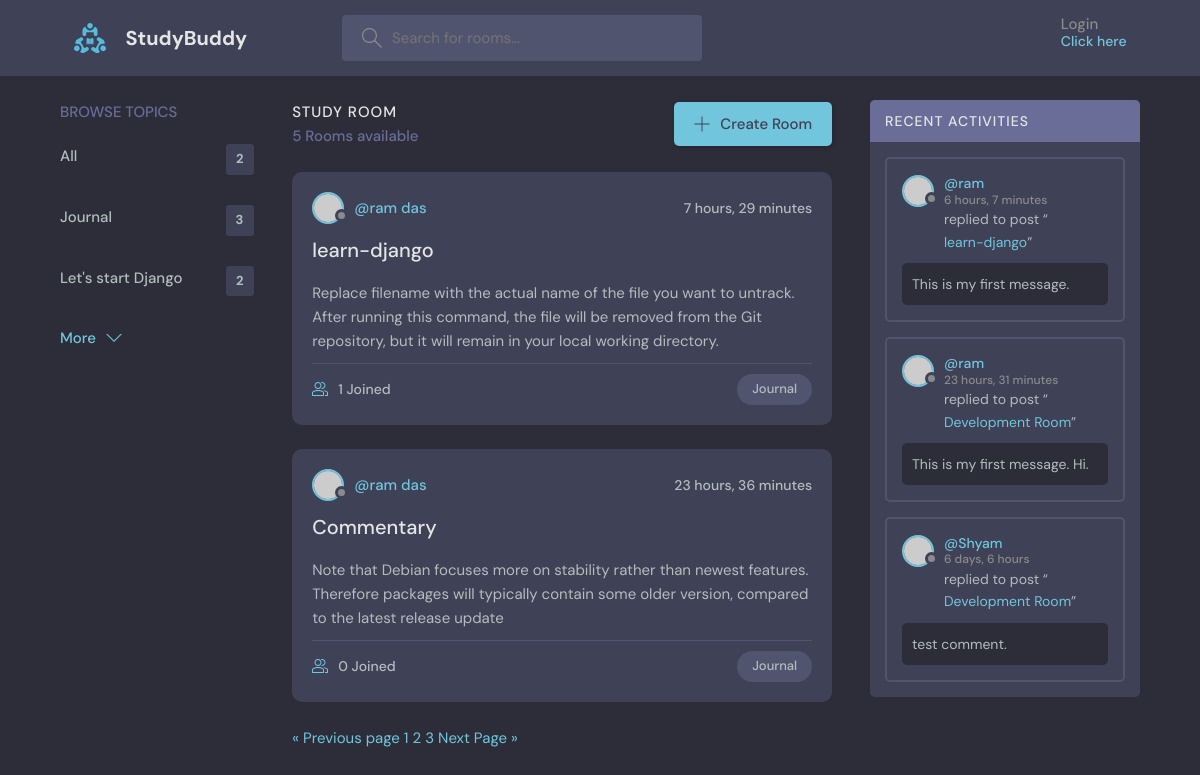
The page /?page=2&q= on the database its author committed.
### base/models/Topic.py (models this page shows, shortened)
class Topic(models.Model):
    name = models.CharField(max_length=200)

### base/models/Room.py (models this page shows, shortened)
class Room(models.Model):
    host = models.ForeignKey(User, on_delete=models.SET_NULL, null=True)
    topic = models.ForeignKey(Topic, on_delete=models.SET_NULL, null=True)
    name = models.CharField(max_length=200)
    description = models.TextField(max_length=200,blank=True)
    participants = models.ManyToManyField(User, related_name='participants', blank=True, null=True)
    update = models.DateTimeField(auto_now=True)
    create = models.DateTimeField(auto_now_add=True)
    class Meta:
        ordering = ['-update', '-create']

### base/models/Message.py (models this page shows, shortened)
class Message(models.Model):
    user = models.ForeignKey(User, on_delete=models.CASCADE)
    room = models.ForeignKey(Room, on_delete=models.CASCADE)
    body = models.TextField()
    update = models.DateTimeField(auto_now=True)
    create = models.DateTimeField(auto_now_add=True)
    class Meta:
        app_label = "base"

### base/views/HomeView.py (the view)
def home(request):
    q = request.GET.get("q") if request.GET.get("q") is not None else ""
    rooms = Room.objects.filter(
        Q(topic__name__icontains=q) | Q(name__icontains=q) | Q(description__icontains=q)
    )
    page = request.GET.get("page", 1)
    rooms_obj = RoomService.pagination(request, page, rooms)
    rooms_count = Room.objects.count()
    topics = Topic.objects.all()
    all_messages = Message.objects.all().order_by("-create")[:3]
    room_data = []
    for room in rooms_obj:
        participants_count = room.participants.count()
        room_data.append(
            {"room": room, "participants_count": participants_count}
        )
    import os
    print("===> Current file path:", os.path.abspath(__file__))
    print("===> Debugging...> ", rooms_obj)
    context = {
        "topics": topics,
        "rooms_data": room_data,
        "rooms": rooms_obj,
        "rooms_count": rooms_count,
        "all_messages": all_messages,
    }
    return render(request, "base/home.html", context)

### base/services/RoomService.py (called while the page is built)
    def pagination(request, page, obj):
        paginator = Paginator(obj, Config.PAGE_LIMIT_CONSTANT)
        rooms_obj = paginator.page(page)
        return rooms_obj

### base/templates/base/home.html
{% extends 'main-layout.html' %}
{% block content %}
  <main class="layout layout--3">
    <div class="container">
      {% include 'base/components/topics_component.html' %}
      {% include 'base/components/rooms_component.html' %}
      {% include 'base/components/activities_component.html' %}
    </div>
  </main>
{% endblock %}

### base/templates/base/components/topics_component.html
<div class="topics">
    <div class="topics__header">
        <h2>Browse Topics</h2>
    </div>
    <ul class="topics__list">
        <li>
            <a href="{% url 'home' %}" class="{% if request.GET.q == None %}active{% endif %}">All <span>{{topics.count}}</span></a>
        </li>
        {% for topic in topics %}
        <li>
            <a href="{% url 'home' %}?q={{topic.name}}"
               class="{% if request.GET.q == topic.name %}active{% endif %}">{{topic.name}} <span>{{topic.room_set.all.count}}</span></a>
        </li>
        {% endfor %}
    </ul>
    <a class="btn btn--link" href="{% url 'topics' %}">
        More
        <svg version="1.1" xmlns="http://www.w3.org/2000/svg" width="32" height="32" viewBox="0 0 32 32">
            <title>chevron-down</title>
            <path d="M16 21l-13-13h-3l16 16 16-16h-3l-13 13z"></path>
            32` o0-=`
        </svg>
    </a>
</div>

### base/templates/base/components/rooms_component.html (shortened to what this page needs)
<div class="roomList">
    <div class="roomList__header">
        <div>
            <h2>Study Room</h2>
            <p>{{rooms_count}} Rooms available</p>
        </div>
        <a class="btn btn--main" href="{% url 'create-room' %}">
            <svg version="1.1" xmlns="http://www.w3.org/2000/svg" width="32" height="32" viewBox="0 0 32 32">
                <title>add</title>
                <path d="M16.943 0.943h-1.885v14.115h-14.115v1.885h14.115v14.115h1.885v-14.115h14.115v-1.885h-14.115v-14.115z">
                </path>
            </svg>
            Create Room
        </a>
    </div>
    {% for data in rooms_data %}
    <div class="roomListRoom">
        <div class="roomListRoom__header">
            <a href="#" class="roomListRoom__author">
                <div class="avatar avatar--small">
                    <img src="https://randomuser.me/api/portraits/women/11.jpg"/>
                </div>
                <span>@{{data.room.host.first_name}} {{data.room.host.last_name}}</span>
            </a>
            <div class="roomListRoom__actions">
                <span>{{data.room.create | timesince}}</span>
            </div>
        </div>
        <div class="roomListRoom__content">
            <a href="{% url 'room' data.room.id %}">{{data.room.name}}</a>
            <p>{{data.room.description}}</p>
        </div>
        <div class="roomListRoom__meta">
            <a href="data.room.html" class="roomListRoom__joined">
                {{data.participants_count}} Joined
            </a>
            <p class="roomListRoom__topic">{{data.room.topic.name}}</p>
        </div>
    </div>
    {% endfor %}
    {% if request.GET.q != None %}
        {% if rooms.has_previous %}
            <a href="?page={{ rooms.previous_page_number }}&q={{request.GET.q}}">« Previous page</a>
        {% endif %}
        {% for num in rooms.paginator.page_range %}
            {% if rooms.number == num %}
                <a href="?page={{ num }}&q={{request.GET.q}}" class="active">{{ num }}</a>
            {% elif num > rooms.number|add:'-3' and num < rooms.number|add:'3' %}
                <a href="?page={{ num }}&q={{request.GET.q}}" >{{ num }}</a>
            {% endif %}
        {% endfor %}
        {% if rooms.has_next %}
            <a href="?page={{ rooms.next_page_number }}&q={{request.GET.q}}">Next Page »</a>
        {% endif %}
    {% endif %}
</div>

### base/templates/base/components/activities_component.html (shortened to what this page needs)
<div class="activities">
    <div class="activities__header">
        <h2>Recent Activities</h2>
    </div>
    {% for message in all_messages %}
        <div class="activities__box">
            <div class="activities__boxHeader roomListRoom__header">
                <a href="#" class="roomListRoom__author">
                    <div class="avatar avatar--small">
                        <img src="https://randomuser.me/api/portraits/women/11.jpg"/>
                    </div>
                    <p>
                        @{{message.user}}
                        <span>{{message.create | timesince}}</span>
                    </p>
                </a>
            </div>
            <div class="activities__boxContent">
                <p>replied to post “<a href="{% url 'room' message.room.id %}">{{message.room.name}}</a>”</p>
                <div class="activities__boxRoomContent">
                    {{message.body}}
                </div>
            </div>
        </div>
    {% endfor %}
</div>

### rows shown on the page
Topic: name "Journal", room_set.all.count "3"
Topic: name "Let's start Django", room_set.all.count "2"
Room: room.host.first_name "ram", room.host.last_name "das", room.create "7 hours, 29 minutes", room.name "learn-django", room.description "Replace filename with the actual name of the file you want to untrack. After running this command, the file will be removed from the Git repository, but it will remain in your local working directory.", participants_count "1", room.topic.name "Journal"
Room: room.host.first_name "ram", room.host.last_name "das", room.create "23 hours, 36 minutes", room.name "Commentary", room.description "Note that Debian focuses more on stability rather than newest features. Therefore packages will typically contain some older version, compared to the latest release update", participants_count "0", room.topic.name "Journal"
Message: user "ram", create "6 hours, 7 minutes", room.name "learn-django", body "This is my first message."
Message: user "ram", create "23 hours, 31 minutes", room.name "Development Room", body "This is my first message. Hi."
Message: user "Shyam", create "6 days, 6 hours", room.name "Development Room", body "test comment."

### other values the page prints
{{ topics.count }} "2"
{{ rooms_count }} "5"
{{ num }} "1" "3"
{{ num }} "2"
